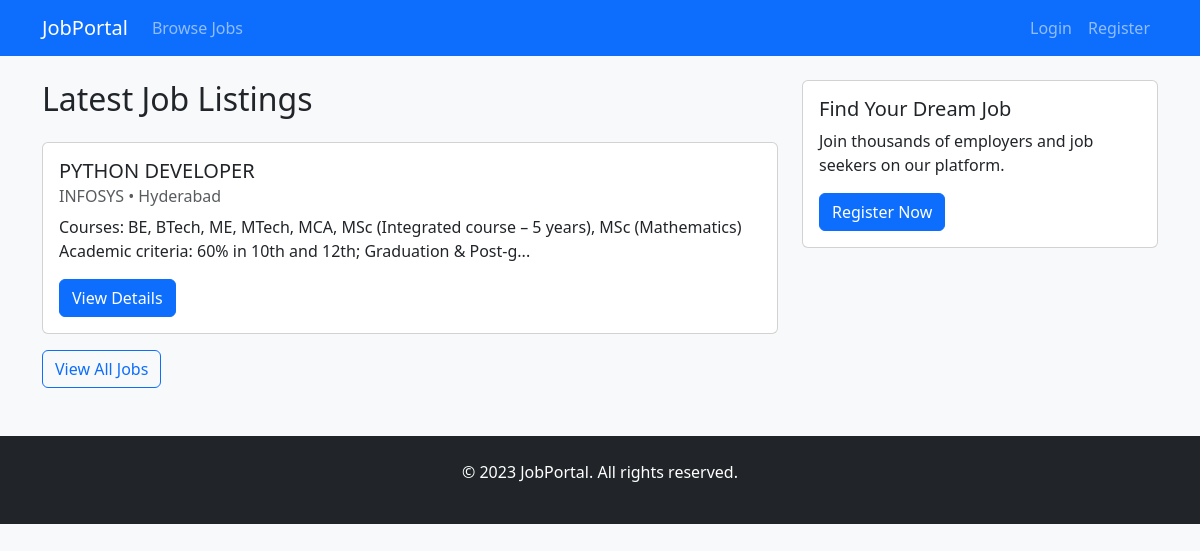
The page /home on the database its author committed.
### app/models.py (models this page shows)
class Job(db.Model):
    __tablename__ = 'jobs'
    id = db.Column(db.Integer, primary_key=True)
    title = db.Column(db.String(100), nullable=False)
    description = db.Column(db.Text, nullable=False)
    salary = db.Column(db.String(50))
    location = db.Column(db.String(100))
    company = db.Column(db.String(100))
    user_id = db.Column(db.Integer, db.ForeignKey('users.id'), nullable=False)
    date_posted = db.Column(db.DateTime, nullable=False, default=datetime.utcnow)
    applications = db.relationship('Application', back_populates='job', lazy=True)
    author = db.relationship('User', back_populates='jobs',
                           foreign_keys=[user_id])

### app/routes.py (the view)
@main.route('/')
@main.route('/home')
def home():
    jobs = Job.query.order_by(Job.date_posted.desc()).limit(5).all()
    return render_template('home.html', jobs=jobs)

### app/templates/home.html
{% extends "base.html" %}
{% block content %}
<div class="row">
    <div class="col-md-8">
        <h2 class="mb-4">Latest Job Listings</h2>
        {% for job in jobs %}
        <div class="card job-card mb-3">
            <div class="card-body">
                <h5 class="card-title">{{ job.title }}</h5>
                <h6 class="card-subtitle mb-2 text-muted">{{ job.company }} • {{ job.location }}</h6>
                <p class="card-text">{{ job.description[:150] }}...</p>
                <a href="{{ url_for('jobs.job_detail', job_id=job.id) }}" class="btn btn-primary">View Details</a>
            </div>
        </div>
        {% endfor %}
        <a href="{{ url_for('jobs.job_list') }}" class="btn btn-outline-primary">View All Jobs</a>
    </div>
    <div class="col-md-4">
        <div class="card">
            <div class="card-body">
                <h5 class="card-title">Find Your Dream Job</h5>
                <p class="card-text">Join thousands of employers and job seekers on our platform.</p>
                {% if not current_user.is_authenticated %}
                <a href="{{ url_for('auth.register') }}" class="btn btn-primary">Register Now</a>
                {% endif %}
            </div>
        </div>
    </div>
</div>
{% endblock %}

### app/static/css/style.css (style rules this page uses)
body { background-color: #f8f9fa; }
.job-card { transition: transform 0.2s; margin-bottom: 20px; }

### rows shown on the page
Job: title "PYTHON DEVELOPER", company "INFOSYS", location "Hyderabad", description "Courses: BE, BTech, ME, MTech, MCA, MSc (Integrated course – 5 years), MSc (Mathematics) Academic criteria: 60% in 10th and 12th; Graduation & Post-g"
